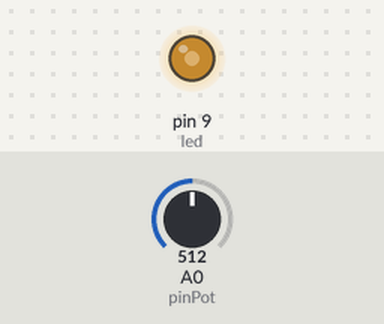
Recording of a sketch running on a simulated Arduino Uno, built with avr-gcc and run on an emulated ATmega328P. Parts: output pins drawn as LEDs (lit = HIGH). Inputs (shaded band) come from the test bench; at power-on: A0 (pinPot) = 512.

Above: at 1.2 s.
1.3 s: A0 (pinPot) set to 716
At 1.7 s:
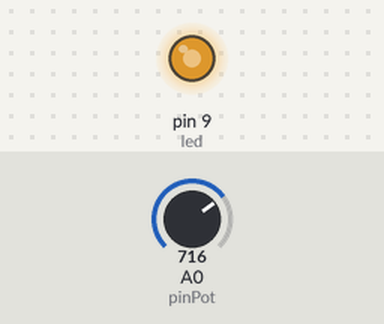
2.8 s: A0 (pinPot) set to 900
At 4.0 s:
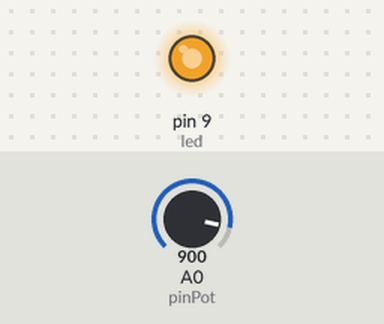
4.3 s: A0 (pinPot) set to 122
At 5.2 s:
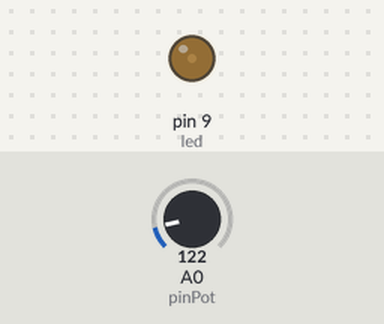
5.8 s: A0 (pinPot) set to 0
At 6.3 s:
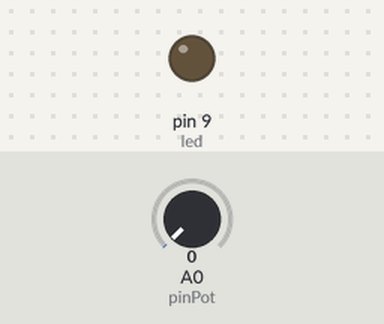
7.3 s: A0 (pinPot) set to 511
At 8.6 s:
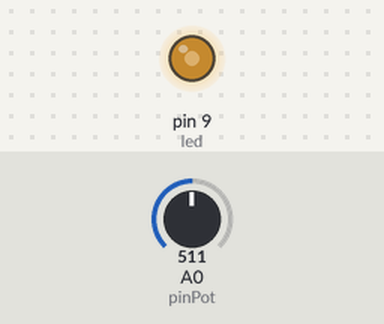
Timing chart, 0 to 9.8 s (numbered marks = the images above; inputs shaded):
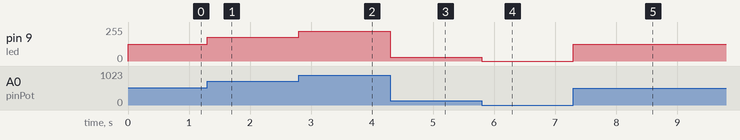

The sketch:

potensio_brigtness.ino
```cpp
const int pinPot= A0;
const int led= 9;

void setup() {
  // put your setup code here, to run once:
  pinMode(A0, INPUT); //pin analog
  pinMode(9, OUTPUT); //harus menggunakan pin pwm(~)

}

int sensor= 0;
int brightness = 0;

void loop() {
  sensor = analogRead(pinPot); //baca nilai kaki AO
  brightness=map(sensor, 0, 1023, 0, 255); //menentukan brightness led dengan nilai pwm
  analogWrite(led, brightness);


}
```

Measured:
- after the input at 1.3 s, pin 9 (led): 127/255 → 178/255 at once
- after the input at 2.8 s, pin 9 (led): 178/255 → 224/255 at once
- after the input at 4.3 s, pin 9 (led): 224/255 → 30/255 at once
- after the input at 5.8 s, pin 9 (led): 30/255 → 0/255 at once
- after the input at 7.3 s, pin 9 (led): 0/255 → 127/255 at once
